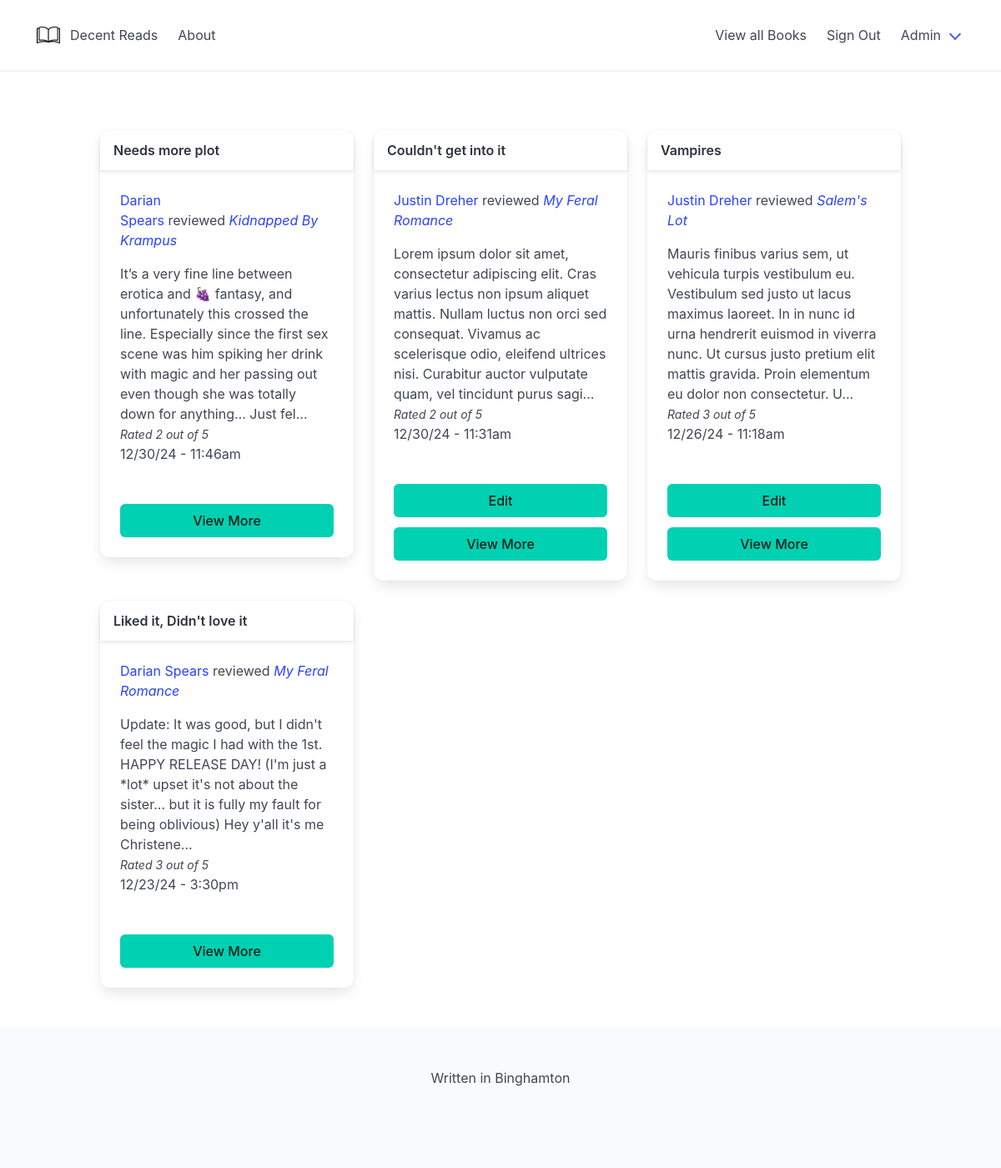
The page /index.php?user_id=1 (signed in) on the database its author committed.
### tables this page shows
CREATE TABLE `book_reviews` (
  `book_review_id` int(11) NOT NULL,
  `book_review_created` datetime NOT NULL DEFAULT current_timestamp(),
  `book_review_user_id` int(50) NOT NULL,
  `book_review_score` decimal(10,0) NOT NULL,
  `book_id` int(11) NOT NULL,
  `book_review_title` varchar(100) NOT NULL,
  `book_review_content` varchar(4000) NOT NULL,
  `number_of_likes` int(11) DEFAULT NULL,
  `complete_or_dnf` varchar(20) NOT NULL
);

CREATE TABLE `users` (
  `user_id` int(11) NOT NULL,
  `user_full_name` varchar(100) NOT NULL,
  `user_pw` varchar(100) NOT NULL,
  `user_un` varchar(100) NOT NULL,
  `user_role` varchar(100) NOT NULL
);

CREATE TABLE `books` (
  `book_id` int(11) NOT NULL,
  `book_title` varchar(50) NOT NULL,
  `brief_synops` varchar(4000) NOT NULL,
  `author_id` int(50) NOT NULL,
  `published_date` date DEFAULT NULL,
  `number_of_pages` int(11) NOT NULL,
  `avg_rating` decimal(10,0) DEFAULT NULL,
  `number_of_reviews` int(11) DEFAULT NULL,
  `number_of_ratings` int(11) DEFAULT NULL
);

### common/common.php (called while the page is built, shortened)
<?php
function isTrunc($text)
{
    if (strlen($text) >= 39) {
        return substr($text,0,36) . "...";
    } else {
        return $text;
    }
}
function getDateForDatabase(string $date): string
{
    $timestamp = strtotime($date);
    $date_formated = date('m/d/y - g:ia', $timestamp);
    return $date_formated;
}
function getUserNameByUserId($user_id){
    global $pdo;
    $query = $pdo->prepare("
        SELECT
            user_full_name
        FROM
            users
        WHERE
            user_id = :user_id
    ");
    $result = $query->execute(
        array(
            'user_id' => $user_id
        )
    );
    if($result){
        $user_name = $query->fetch(PDO::FETCH_ASSOC);
        return $user_name['user_full_name'];
    } else {
        return null;
    }
}
function getBookNameByBookId($id){
    global $pdo;
    $query = $pdo->prepare("
        SELECT
            *
        FROM
            books
        WHERE
            book_id = :book_id
    ");
    $result = $query->execute(
        array(
            'book_id' => $id
        )
    );
    if($result){
        $book = $query->fetch(PDO::FETCH_ASSOC);
        return $book['book_title'];
    } else {
        return null;
    }
}

### index.php (the view, shortened to what this page needs)
<?php
require_once("common/common.php");
require_once("common/dbconnect.php");
if (isset($_SESSION['user_id'])) {
    global $pdo;
    $query = $pdo->query("
    SELECT
        *
    FROM
        book_reviews
    ORDER BY
        book_review_created DESC
");
    $result = $query->execute();
    $all_posts = $query->fetchAll(PDO::FETCH_ASSOC);
} else {
    header('location: login.php');
}
?>
<?php include("includes/header.php"); ?>
<br /><br /><br />
<div class="columns is-multiline">
    <?php foreach ($all_posts as $post) : ?>
        <div class="column is-centered is-4">
            <div class="card">
                <header class="card-header">
                    <p class="card-header-title"><strong><?php echo isTrunc($post['book_review_title']) ?></strong></p>
                </header>
                <div class="card-content">
                    <a style="color: black;" href="<?php echo BASE_URL ?>views/view-post.php?book_review_id=<?php echo $post['book_review_id'] ?>">
                        <div class="content">
                        <p><a href="#"><?php echo getUserNameByUserId($post['book_review_user_id']) ?></a>&nbsp;reviewed&nbsp;<i><a href="<?php echo BASE_URL ?>views/view-book.php?book_id=<?php echo $post['book_id'] ?>"><?php echo getBookNameByBookId($post['book_id']) ?></a></i></p>
                            <?php echo substr($post['book_review_content'], 0, 250) . "..." ?>
                            <br />
                            <small><i>Rated <?php echo $post['book_review_score'] ?> out of 5</i></small>
                            <br />
                            <p><?php echo getDateForDatabase($post['book_review_created']) ?> </p>
                        </div>
                    </a>
                    <br />
                    <div class="buttons">
                        <?php if ($post['book_review_user_id'] == $_SESSION['user_id']): ?>
                            <a href="<?php echo BASE_URL ?>views/post-form.php?book_review_id=<?php echo $post['book_review_id'] ?>" class="button is-primary is-fullwidth">Edit</a>
                        <?php endif; ?>
                        <a href="<?php echo BASE_URL ?>views/view-post.php?book_review_id=<?php echo $post['book_review_id'] ?>" class="button is-primary is-fullwidth">View More</a>
                    </div>
                </div>
            </div>
        </div>
    <?php endforeach; ?>
</div>
</div>
<?php include("includes/footer.php"); ?>

### includes/header.php (shortened to what this page needs)
<!DOCTYPE html>
<html lang="en">
<head>
    <link rel="stylesheet" href="<?php echo BASE_URL ?>assets/styles/bulma.css">
</head>
<body>
    <nav class="navbar is-spaced has-shadow" role="navigation" aria-label="main navigation">
        <div class="navbar-brand">
            <a class="navbar-item" href="<?php echo BASE_URL ?>index.php">
                <img src="<?php echo BASE_URL ?>assets/images/book_icon.png" alt="">
                Decent Reads
            </a>
        </div>
        <div id="navbarBasicExample" class="navbar-menu">
            <div class="navbar-start">
                <a class="navbar-item">
                    About
                </a>
            </div>
            <div class="navbar-end">
                <a href="<?php echo BASE_URL ?>views/books.php" class="navbar-item">
                    View all Books
                </a>
                <form action="" method="post">
                    <button type="submit" name="signout" class="navbar-item">Sign Out</button>
                </form>
                <?php if ($_SESSION['user_role'] == 'admin') : ?>
                    <div class="navbar-item has-dropdown is-hoverable">
                        <a class="navbar-link">
                            Admin
                        </a>
                    </div>
                <?php endif; ?>
            </div>
        </div>
    </nav>
    <div class="container">

### includes/footer.php (shortened to what this page needs)
<br /><br />
<footer class="footer">
    <div class="content has-text-centered">
        <p>
            Written in Binghamton
        </p>
    </div>
</footer>
</body>
</html>

### rows shown on the page
book_reviews: book_review_title "Needs more plot", book_review_user.user_full_name "Darian Spears", book.book_title "Kidnapped By Krampus", book_review_content "It’s a very fine line between erotica and 🍇 fantasy, and unfortunately this crossed the line. Especially since the first sex scene was him spiking her drink with magic and her passing out even though she was totally down for anything… Just fel", book_review_score "2", book_review_created "12/30/24 - 11:46am"
book_reviews: book_review_title "Couldn't get into it", book_review_user.user_full_name "Justin Dreher", book.book_title "My Feral Romance", book_review_content "Lorem ipsum dolor sit amet, consectetur adipiscing elit. Cras varius lectus non ipsum aliquet mattis. Nullam luctus non orci sed consequat. Vivamus ac scelerisque odio, eleifend ultrices nisi. Curabitur auctor vulputate quam, vel tincidunt purus sagi", book_review_score "2", book_review_created "12/30/24 - 11:31am"
book_reviews: book_review_title "Vampires", book_review_user.user_full_name "Justin Dreher", book.book_title "Salem's Lot", book_review_content "Mauris finibus varius sem, ut vehicula turpis vestibulum eu. Vestibulum sed justo ut lacus maximus laoreet. In in nunc id urna hendrerit euismod in viverra nunc. Ut cursus justo pretium elit mattis gravida. Proin elementum eu dolor non consectetur. U", book_review_score "3", book_review_created "12/26/24 - 11:18am"
book_reviews: book_review_title "Liked it, Didn't love it", book_review_user.user_full_name "Darian Spears", book.book_title "My Feral Romance", book_review_content "Update: It was good, but I didn't feel the magic I had with the 1st. HAPPY RELEASE DAY! (I'm just a *lot* upset it's not about the sister... but it is fully my fault for being oblivious) Hey y'all it's me Christene", book_review_score "3", book_review_created "12/23/24 - 3:30pm"
